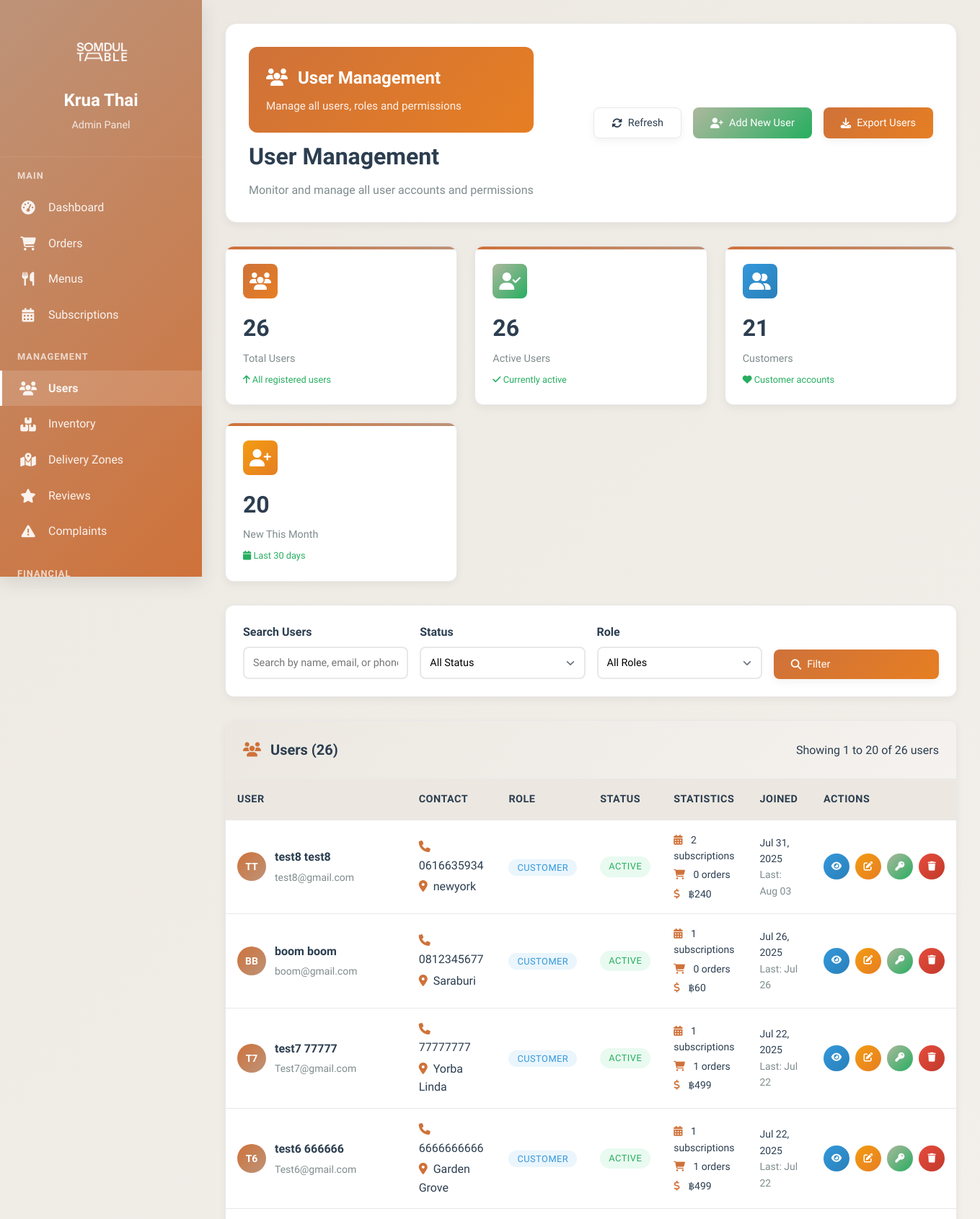
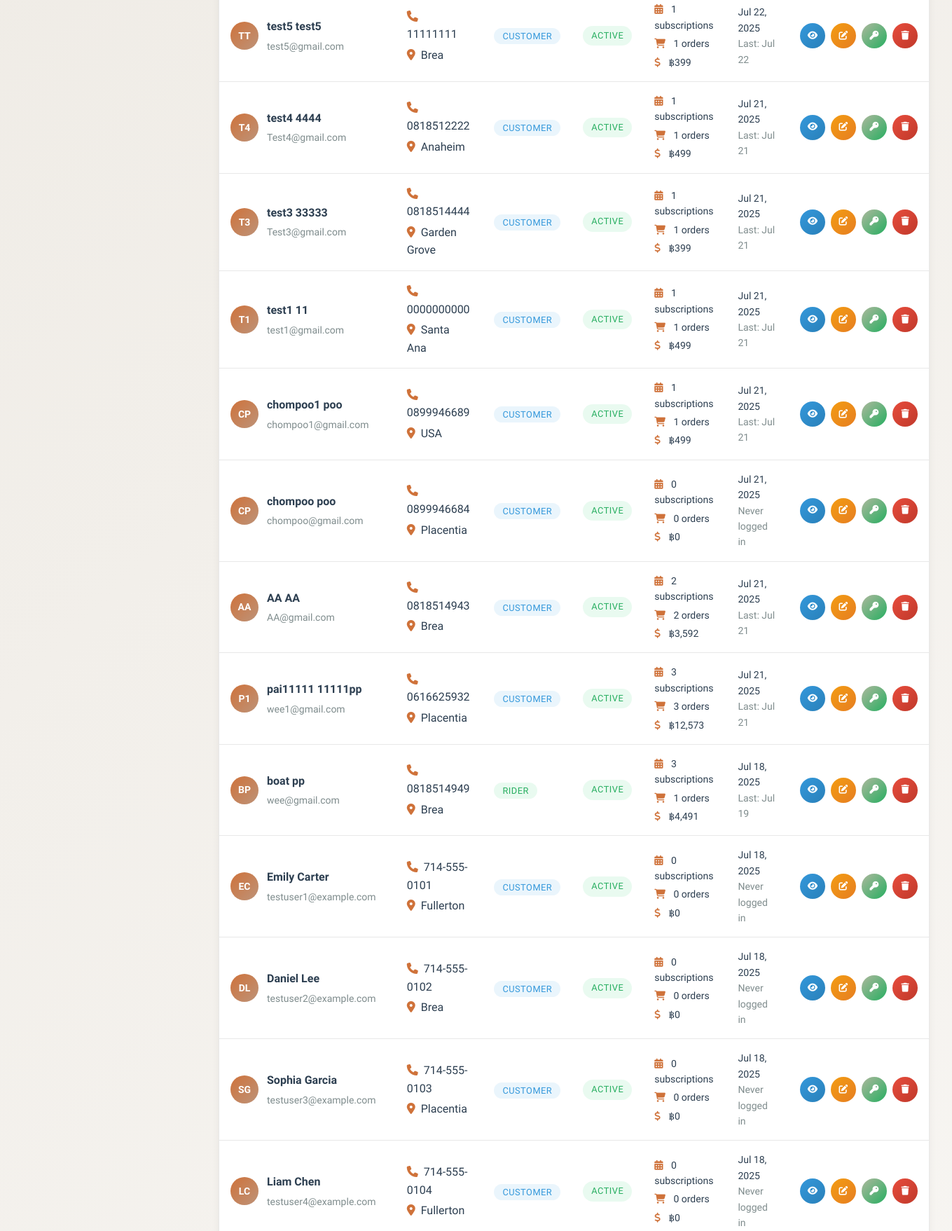
/KruaThai/admin/users.php (signed in, upper part), run on the app's committed database (2 pictures, top to bottom).
### tables this page shows
CREATE TABLE `users` (
  `id` char(36) NOT NULL,
  `email` varchar(255) NOT NULL,
  `password_hash` varchar(255) NOT NULL,
  `first_name` varchar(100) NOT NULL,
  `last_name` varchar(100) NOT NULL,
  `phone` varchar(20) DEFAULT NULL,
  `date_of_birth` date DEFAULT NULL,
  `gender` enum('male','female','other') DEFAULT NULL,
  `role` enum('customer','admin','kitchen','rider','support') DEFAULT 'customer',
  `status` enum('active','inactive','suspended','pending_verification','pending_profile') DEFAULT 'pending_verification',
  `email_verified` tinyint(1) DEFAULT '0',
  `email_verification_token` varchar(100) DEFAULT NULL,
  `delivery_address` text,
  `address_line_2` varchar(255) DEFAULT NULL,
  `city` varchar(100) DEFAULT NULL,
  `state` varchar(100) DEFAULT NULL,
  `zip_code` varchar(10) DEFAULT NULL,
  `country` varchar(100) DEFAULT 'Thailand',
  `delivery_instructions` text,
  `dietary_preferences` longtext,
  `allergies` longtext,
  `spice_level` enum('mild','medium','hot','extra_hot') DEFAULT 'medium',
  `last_login` timestamp NULL DEFAULT NULL,
  `failed_login_attempts` int(11) DEFAULT '0',
  `locked_until` timestamp NULL DEFAULT NULL,
  `password_reset_token` varchar(100) DEFAULT NULL,
  `password_reset_expires` timestamp NULL DEFAULT NULL,
  `created_at` timestamp NOT NULL DEFAULT CURRENT_TIMESTAMP,
  `updated_at` timestamp NOT NULL DEFAULT CURRENT_TIMESTAMP ON UPDATE CURRENT_TIMESTAMP,
  `social_provider` varchar(20) DEFAULT NULL COMMENT 'OAuth provider: facebook, google, apple',
  `social_id` varchar(100) DEFAULT NULL COMMENT 'Unique ID from social provider',
  `avatar_url` text COMMENT 'Profile picture URL from social provider'
);

### KruaThai/admin/users.php (the view, shortened to what the rows shown need)
<?php
$connection = null;
try {
    $database = new Database();
    $pdo = $database->getConnection();
    if ($pdo instanceof PDO) {
        $host = 'localhost';
        $username = 'root';
        $password = 'root';
        $database_name = 'krua_thai';
        $port = 8889;
        $connection = new mysqli($host, $username, $password, $database_name, $port);
        $connection->set_charset("utf8");
    }
} catch (Exception $e) {
    die("Database connection failed: " . $e->getMessage());
}
$page = isset($_GET['page']) ? max(1, intval($_GET['page'])) : 1;
$per_page = 20;
$offset = ($page - 1) * $per_page;
$where_conditions = [];
$where_clause = !empty($where_conditions) ? 'WHERE ' . implode(' AND ', $where_conditions) : '';
$users_query = "SELECT u.*,
               COUNT(DISTINCT s.id) as subscription_count,
               COUNT(DISTINCT o.id) as order_count,
               COALESCE(SUM(p.amount), 0) as total_spent,
               MAX(o.delivery_date) as last_order_date
               FROM users u
               LEFT JOIN subscriptions s ON u.id = s.user_id AND s.status = 'active'
               LEFT JOIN orders o ON u.id = o.user_id
               LEFT JOIN payments p ON u.id = p.user_id AND p.status = 'completed'
               $where_clause
               GROUP BY u.id
               ORDER BY u.created_at DESC
               LIMIT $per_page OFFSET $offset";
$users_result = mysqli_query($connection, $users_query);
$users = [];
if ($users_result) {
    while ($user = mysqli_fetch_assoc($users_result)) {
        $users[] = $user;
    }
}
?>
<!DOCTYPE html>
<html lang="th">
<head>
    <link href="https://cdnjs.cloudflare.com/ajax/libs/font-awesome/6.4.0/css/all.min.css" rel="stylesheet">
</head>
<body>
    <div class="admin-layout">
        <div class="main-content">
            <div class="page-header">
                <div class="header-content">
                    <div>
                        <h1 class="page-title">User Management</h1>
                    </div>
                </div>
            </div>
            <div class="dashboard-card">
                <div class="card-body" style="padding: 0;">
                    <?php if (!empty($users)): ?>
                    <div style="overflow-x: auto;">
                        <table class="table">
                            <thead>
                                <tr>
                                    <th>User</th>
                                    <th>Contact</th>
                                    <th>Role</th>
                                    <th>Status</th>
                                    <th>Statistics</th>
                                    <th>Joined</th>
                                    <th>Actions</th>
                                </tr>
                            </thead>
                            <tbody>
                                <?php foreach ($users as $user): ?>
                                <tr>
                                    <td>
                                        <div class="user-info">
                                            <div class="user-avatar">
                                                <?= strtoupper(substr($user['first_name'], 0, 1) . substr($user['last_name'], 0, 1)) ?>
                                            </div>
                                            <div class="user-details">
                                                <h4><?= htmlspecialchars($user['first_name'] . ' ' . $user['last_name']) ?></h4>
                                                <p><?= htmlspecialchars($user['email']) ?></p>
                                            </div>
                                        </div>
                                    </td>
                                    <td>
                                        <div>
                                            <?php if ($user['phone']): ?>
                                                <div><i class="fas fa-phone" style="color: var(--curry); margin-right: 0.5rem;"></i><?= htmlspecialchars($user['phone']) ?></div>
                                            <?php endif; ?>
                                            <?php if ($user['city']): ?>
                                                <div style="margin-top: 0.25rem;"><i class="fas fa-map-marker-alt" style="color: var(--curry); margin-right: 0.5rem;"></i><?= htmlspecialchars($user['city']) ?></div>
                                            <?php endif; ?>
                                        </div>
                                    </td>
                                    <td>
                                        <span class="role-badge role-<?= $user['role'] ?>">
                                            <?= ucfirst($user['role']) ?>
                                        </span>
                                    </td>
                                    <td>
                                        <span class="status-badge status-<?= str_replace('_', '-', $user['status']) ?>">
                                            <?= ucfirst(str_replace('_', ' ', $user['status'])) ?>
                                        </span>
                                    </td>
                                    <td>
                                        <div style="font-size: 0.875rem;">
                                            <div style="margin-bottom: 0.25rem;">
                                                <i class="fas fa-calendar-alt" style="color: var(--curry); margin-right: 0.5rem;"></i>
                                                <?= $user['subscription_count'] ?> subscriptions
                                            </div>
                                            <div style="margin-bottom: 0.25rem;">
                                                <i class="fas fa-shopping-cart" style="color: var(--curry); margin-right: 0.5rem;"></i>
                                                <?= $user['order_count'] ?> orders
                                            </div>
                                            <div>
                                                <i class="fas fa-dollar-sign" style="color: var(--curry); margin-right: 0.5rem;"></i>
                                                ฿<?= number_format($user['total_spent'], 0) ?>
                                            </div>
                                        </div>
                                    </td>
                                    <td>
                                        <div style="font-size: 0.875rem;">
                                            <?php
                                                $joinDate = new DateTime($user['created_at']);
                                                echo $joinDate->format('M d, Y');
                                            ?>
                                            <br>
                                            <span style="color: var(--text-gray);">
                                                <?php
                                                    if (isset($user['last_login']) && $user['last_login']) {
                                                        $lastLogin = new DateTime($user['last_login']);
                                                        echo 'Last: ' . $lastLogin->format('M d');
                                                    } else {
                                                        echo 'Never logged in';
                                                    }
                                                ?>
                                            </span>
                                        </div>
                                    </td>
                                    <td>
                                        <div class="actions">
                                            <button class="btn btn-icon btn-info btn-sm" onclick="viewUser('<?= $user['id'] ?>')" title="View Details">
                                                <i class="fas fa-eye"></i>
                                            </button>
                                            <button class="btn btn-icon btn-warning btn-sm" onclick="editUser('<?= $user['id'] ?>')" title="Edit User">
                                                <i class="fas fa-edit"></i>
                                            </button>
                                            <button class="btn btn-icon btn-success btn-sm" onclick="resetPassword('<?= $user['id'] ?>')" title="Reset Password">
                                                <i class="fas fa-key"></i>
                                            </button>
                                            <?php if ($user['role'] !== 'admin'): ?>
                                            <button class="btn btn-icon btn-danger btn-sm" onclick="deleteUser('<?= $user['id'] ?>')" title="Deactivate">
                                                <i class="fas fa-trash"></i>
                                            </button>
                                            <?php endif; ?>
                                        </div>
                                    </td>
                                </tr>
                                <?php endforeach; ?>
                            </tbody>
                        </table>
                    </div>
                    <?php endif; ?>
                </div>
            </div>
        </div>
    </div>
</body>
</html>

### data on the page
users: first_name+last_name "TT", first_name+last_name "test8 test8", email "test8@gmail.com", phone "0616635934", city "newyork", role "CUSTOMER", status "ACTIVE", subscription_count "2", order_count "0", total_spent "240", created_at "Jul 31, 2025", last_login "Aug 03"
users: first_name+last_name "BB", first_name+last_name "boom boom", email "boom@gmail.com", phone "0812345677", city "Saraburi", role "CUSTOMER", status "ACTIVE", subscription_count "1", order_count "0", total_spent "60", created_at "Jul 26, 2025", last_login "Jul 26"
users: first_name+last_name "T7", first_name+last_name "test7 77777", email "Test7@gmail.com", phone "77777777", city "Yorba Linda", role "CUSTOMER", status "ACTIVE", subscription_count "1", order_count "1", total_spent "499", created_at "Jul 22, 2025", last_login "Jul 22"
users: first_name+last_name "T6", first_name+last_name "test6 666666", email "Test6@gmail.com", phone "6666666666", city "Garden Grove", role "CUSTOMER", status "ACTIVE", subscription_count "1", order_count "1", total_spent "499", created_at "Jul 22, 2025", last_login "Jul 22"
users: first_name+last_name "TT", first_name+last_name "test5 test5", email "test5@gmail.com", phone "11111111", city "Brea", role "CUSTOMER", status "ACTIVE", subscription_count "1", order_count "1", total_spent "399", created_at "Jul 22, 2025", last_login "Jul 22"
users: first_name+last_name "T4", first_name+last_name "test4 4444", email "Test4@gmail.com", phone "0818512222", city "Anaheim", role "CUSTOMER", status "ACTIVE", subscription_count "1", order_count "1", total_spent "499", created_at "Jul 21, 2025", last_login "Jul 21"
users: first_name+last_name "T3", first_name+last_name "test3 33333", email "Test3@gmail.com", phone "0818514444", city "Garden Grove", role "CUSTOMER", status "ACTIVE", subscription_count "1", order_count "1", total_spent "399", created_at "Jul 21, 2025", last_login "Jul 21"
users: first_name+last_name "T1", first_name+last_name "test1 11", email "test1@gmail.com", phone "0000000000", city "Santa Ana", role "CUSTOMER", status "ACTIVE", subscription_count "1", order_count "1", total_spent "499", created_at "Jul 21, 2025", last_login "Jul 21"
users: first_name+last_name "CP", first_name+last_name "chompoo1 poo", email "chompoo1@gmail.com", phone "0899946689", city "USA", role "CUSTOMER", status "ACTIVE", subscription_count "1", order_count "1", total_spent "499", created_at "Jul 21, 2025", last_login "Jul 21"
users: first_name+last_name "CP", first_name+last_name "chompoo poo", email "chompoo@gmail.com", phone "0899946684", city "Placentia", role "CUSTOMER", status "ACTIVE", subscription_count "0", order_count "0", total_spent "0", created_at "Jul 21, 2025", shows "Never logged in"
users: first_name "AA", first_name+last_name "AA AA", email "AA@gmail.com", phone "0818514943", city "Brea", role "CUSTOMER", status "ACTIVE", subscription_count "2", order_count "2", total_spent "3,592", created_at "Jul 21, 2025", last_login "Jul 21"
users: first_name+last_name "P1", first_name+last_name "pai11111 11111pp", email "wee1@gmail.com", phone "0616625932", city "Placentia", role "CUSTOMER", status "ACTIVE", subscription_count "3", order_count "3", total_spent "12,573", created_at "Jul 21, 2025", last_login "Jul 21"
users: first_name+last_name "BP", first_name+last_name "boat pp", email "wee@gmail.com", phone "0818514949", city "Brea", role "RIDER", status "ACTIVE", subscription_count "3", order_count "1", total_spent "4,491", created_at "Jul 18, 2025", last_login "Jul 19"
users: first_name+last_name "EC", first_name+last_name "Emily Carter", email "testuser1@example.com", phone "714-555-0101", city "Fullerton", role "CUSTOMER", status "ACTIVE", subscription_count "0", order_count "0", total_spent "0", created_at "Jul 18, 2025", shows "Never logged in"
users: first_name+last_name "DL", first_name+last_name "Daniel Lee", email "testuser2@example.com", phone "714-555-0102", city "Brea", role "CUSTOMER", status "ACTIVE", subscription_count "0", order_count "0", total_spent "0", created_at "Jul 18, 2025", shows "Never logged in"
users: first_name+last_name "SG", first_name+last_name "Sophia Garcia", email "testuser3@example.com", phone "714-555-0103", city "Placentia", role "CUSTOMER", status "ACTIVE", subscription_count "0", order_count "0", total_spent "0", created_at "Jul 18, 2025", shows "Never logged in"
users: first_name+last_name "LC", first_name+last_name "Liam Chen", email "testuser4@example.com", phone "714-555-0104", city "Fullerton", role "CUSTOMER", status "ACTIVE", subscription_count "0", order_count "0", total_spent "0", created_at "Jul 18, 2025", shows "Never logged in"

### other printed values
$stats['total_users'] "26"
$stats['active_users'] "26"
$stats['customers'] "21"
$stats['new_users_30_days'] "20"
$total_users "26"
$offset + 1 "1"
min($offset + $per_page, $total_users) "20"
